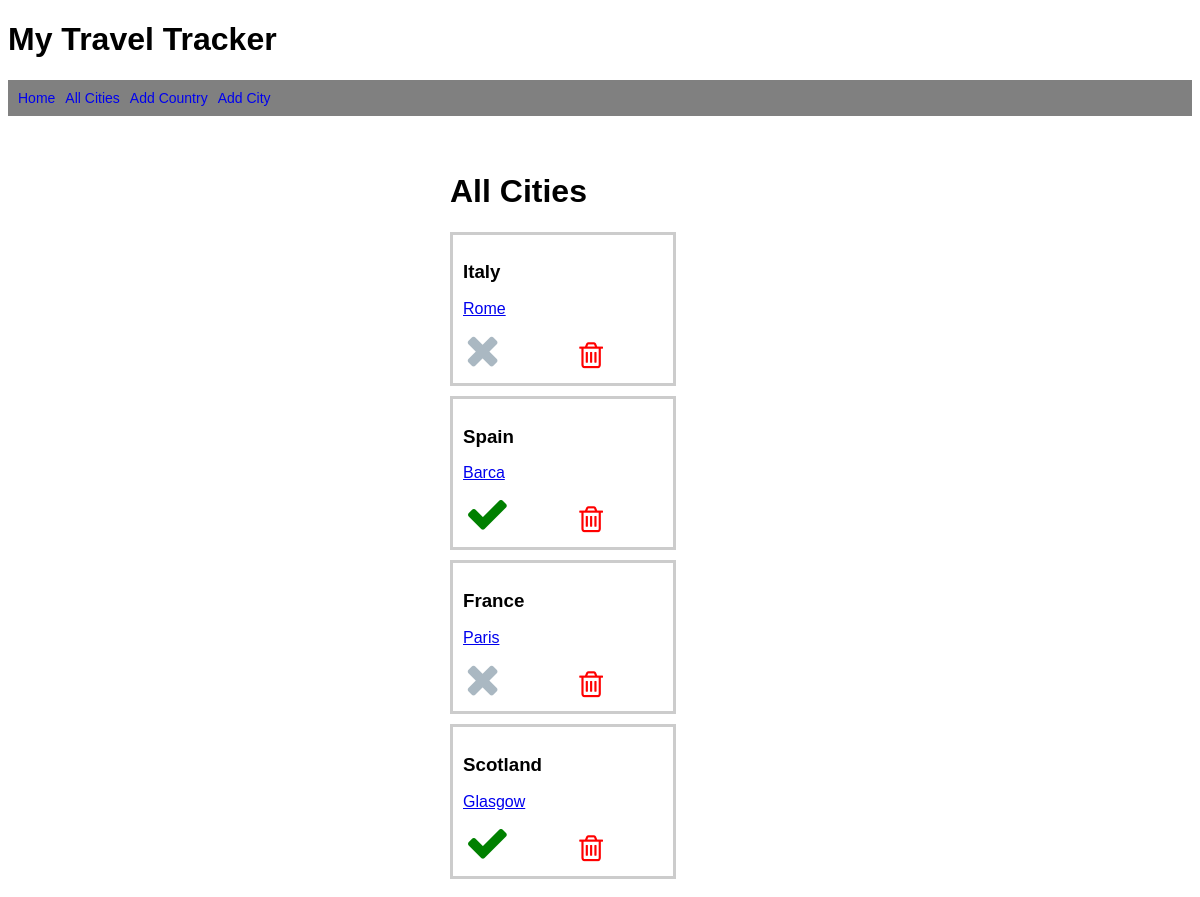
Before: /cities with the older database file.
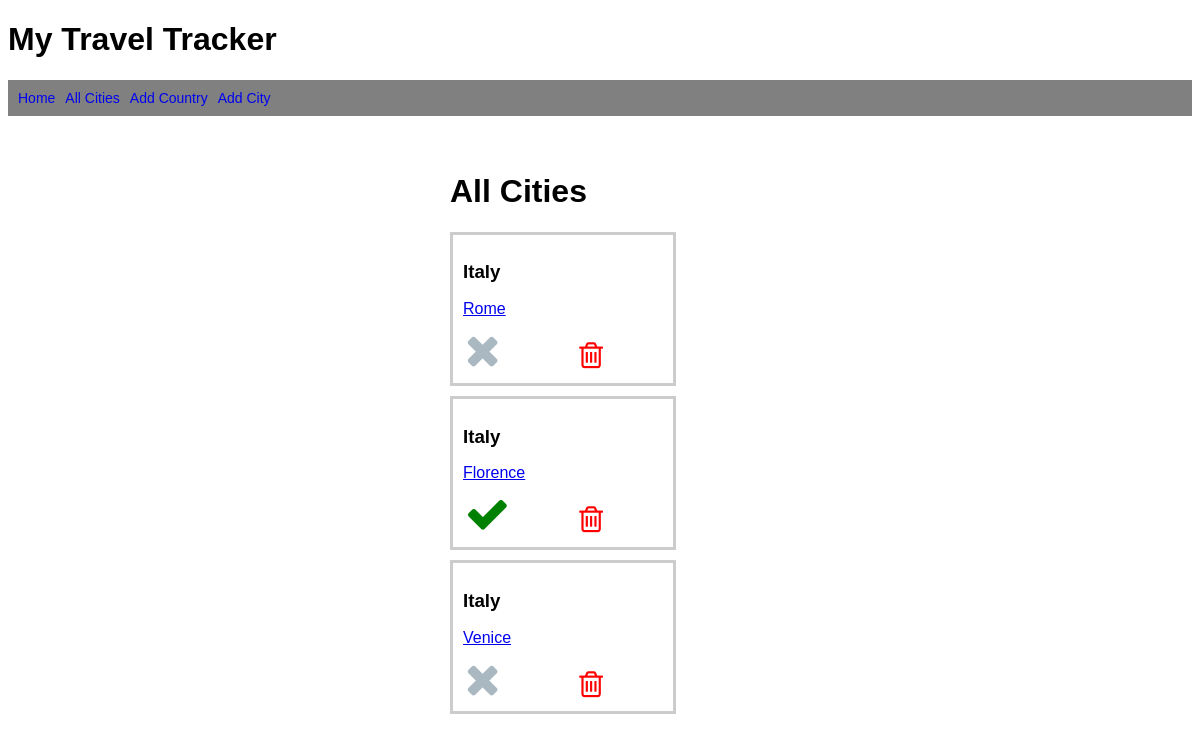
After: the same page with the newer database file.
### tables this page shows
CREATE TABLE cities (
    id INTEGER PRIMARY KEY AUTOINCREMENT,
    name VARCHAR,
    completed BOOLEAN,
    country_id INTEGER NOT NULL,
      FOREIGN KEY (country_id)
        REFERENCES countries (id)
);

CREATE TABLE countries (
    id INTEGER PRIMARY KEY AUTOINCREMENT,
    title VARCHAR
);

### controllers/city_controller.py (the view)
@cities_blueprint.route("/cities")
def cities():
    cities = city_repository.select_all()
    return render_template("cities/index.html", all_cities = cities)

### db/run_sql.py (called while the page is built)
def get_db():
    path = os.path.dirname(os.path.abspath(__file__))
    db = os.path.join(path, "travel_manager.db")
    conn = sqlite3.connect(db)
    conn.execute("PRAGMA foreign_keys = 1")
    conn.row_factory = sqlite3.Row
    return conn

def run_sql(sql, values = []):
    db = get_db()
    cursor = db.cursor()
    cursor.execute(sql, values)
    results = cursor.fetchall()
    db.commit()
    db.close()
    return results

### repositories/city_repository.py (called while the page is built)
def select_all():
    cities = []
    sql = "SELECT * FROM cities"
    results = run_sql(sql)
    for row in results:
        completed = True if row['completed'] == 1 else False
        country = country_repository.select(row['country_id'])
        city = City(row['name'], country, completed, row['id'] )
        cities.append(city)
    return cities

### repositories/country_repository.py (called while the page is built)
def select(id):
    country = None
    sql = "SELECT * FROM countries WHERE id = ?"
    values = [id]
    result = run_sql(sql, values)[0]
    if result is not None:
        country = Country(result['title'], result['id'])
    return country

### templates/cities/index.html
{% extends "base.html" %}
{% block content %}
<h1>All Cities</h1>
{% for city in all_cities %}
<div class="city">
    <div class="content">
        <h3>{{city.country.title}}</h3>
        <div class="description">
            <a href="/cities/{{city.id}}">{{city.name}}</a>
        </div>
        <div class="buttons">
            {% if city.completed == True %}
            <i class="fa fa-check fa-2x" style="color:green" aria-hidden="true"></i>
            {% else %}
            <i class="fa fa-times fa-2x" aria-hidden="true"></i>
            {% endif %}
            <form class="delete-form" action="/cities/{{city.id}}/delete" method="POST">
                <button class="trash-button"><i class="fa fa-trash-o fa-3x" style="color:red"
                        aria-hidden="true"></i></button>
            </form>
        </div>
    </div>
</div>
{% endfor %}
{% endblock %}

### templates/base.html (shortened to what this page needs)
<!DOCTYPE html>
<html lang="en">
<head>
    <link rel="stylesheet" href="https://stackpath.bootstrapcdn.com/font-awesome/4.7.0/css/font-awesome.min.css"
>
    <link rel="stylesheet" href="{{ url_for('static', filename='style.css') }}">
</head>
<body>
    <header>
        <h1>My Travel Tracker</h1>
        <nav>
            <ul class="menu">
                <li><a href="/">Home</a></li>
                <li><a href="/cities">All Cities</a></li>
                <li><a href="/countries/new_country">Add Country</a></li>
                <li><a href="/cities/new">Add City</a></li>
            </ul>
        </nav>
    </header>
    <div class="container">
        {% block content %}{% endblock %}
    </div>
</body>
</html>

### static/style.css (style rules this page uses)
body { font-family: "Helvetica", arial, sans-serif; font-size: 16px; }
.city { display: flex; border: 3px solid #ccc; width: 200px; min-height: 68px; padding: 10px; line-height: 18px; margin-bottom: 10px; }
.buttons { margin-top: 10px; margin-left: 2px; font-size: 1.4em; color: #aab8c2; }
.buttons i { width: 80px; }
input, select, button { font-size: 100%; width: 100%; padding: 10px; margin: 10px; box-sizing: border-box; }
.trash-button { display: contents; font-size: 45%; }
.delete-form { display: inline; }
.menu { display: flex; padding: 10px; background-color: gray; color: white; }
.menu li a { text-decoration: none; }
.menu li { padding-right: 10px; list-style: none; color: white; font-family: "Helvetica", arial, sans-serif; font-size: 14px; }
.container { display: flex; flex-wrap: wrap; width: 300px; margin: 0 auto; padding-top: 20px; }

Changed rows visible on the page:
removed cities: country "Spain", name "Barca", completed True (drawn)
removed cities: country "France", name "Paris", completed False (drawn)
removed cities: country "Scotland", name "Glasgow", completed True (drawn)
added cities: country "Italy", name "Florence", completed True (drawn)
added cities: country "Italy", name "Venice", completed False (drawn)
